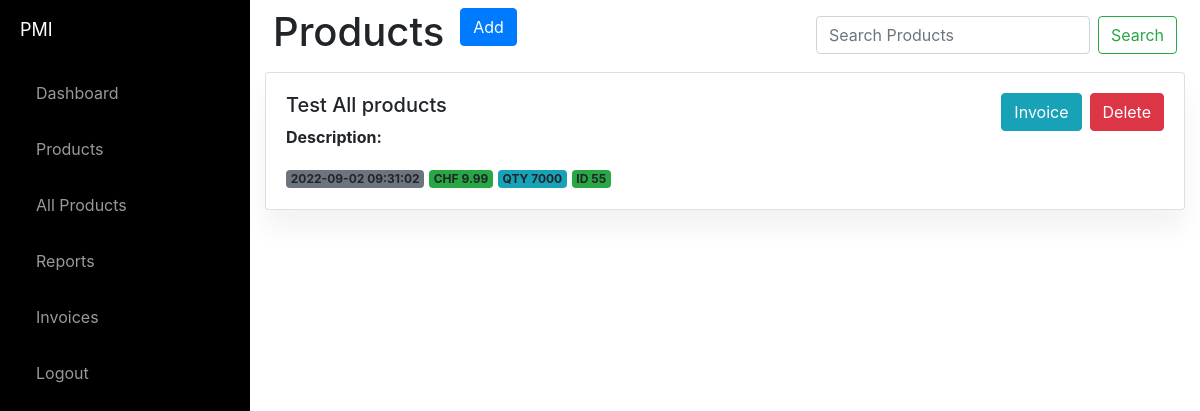
Page / (signed in) on the earlier database version.
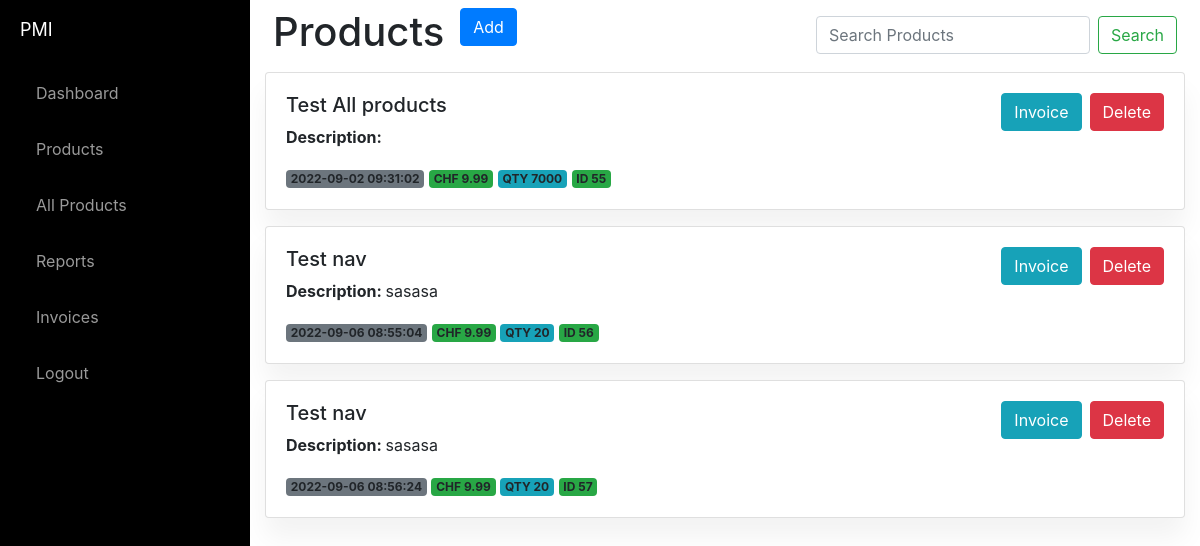
Same page on the later database version.
### website/models.py (models this page shows)
class Product(db.Model):
    id = db.Column(db.Integer, primary_key=True)
    product_name = db.Column(db.String(150))
    description = db.Column(db.String(10000))
    price = db.Column(db.Float)
    qty = db.Column(db.Integer)
    date = db.Column(db.DateTime(timezone=True), default=func.now())
    user_id = db.Column(db.Integer, db.ForeignKey('user.id'))

### website/views.py (the view, shortened to what this page needs)
@views.route('/', methods=['GET', 'POST'])
@login_required
def home():
    return render_template("home.html", user=current_user)

### website/templates/home.html (shortened to what this page needs)
{% extends "base.html" %} {% block title %}Home{% endblock %} {% block content%}
<div class="d-flex">
  <div class="p-2">
    <h1>Products</h1>
  </div>
  <div class="p-2">
    <button type="button" class="btn btn-primary" data-toggle="modal" data-target="#exampleModal">
      Add
    </button>
  </div>
  <div class="ml-auto p-2">
    <form class="form-inline my-2 my-lg-10 ">
      <input class="form-control mr-sm-2" type="search" placeholder="Search Products" aria-label="Search">
      <button class="btn btn-outline-success my-2 my-sm-0" type="submit">Search</button>
    </form>
  </div>
</div>
{% for product in user.product %}
<div class="card mb-3">
  <div class="card-body">
    <div class="d-flex flex-column flex-lg-row">
      <div class="row flex-fill">
        <div class="col-sm-5 ">
          <h4 class="h5">{{ product.product_name }}</h4>
          <p class="p"> <strong>Description: </strong> {{ product.description }}</p>
          <span class="badge bg-secondary">{{ product.date }}</span> <span class="badge bg-success">CHF {{ product.price}}</span>
          <span class="badge bg-info">QTY {{ product.qty }}</span> <span class="badge bg-success">ID {{ product.id }}</span>
        </div>
        <div class="col-sm-7 text-lg-end clearfix ">
          <a href="#" class="btn btn-danger float-right ml-2 stretched-link"
            onClick="deleteProduct('{{ product.id }}')">Delete</a>
            <a href="#" class="btn btn-info float-right ml-2 stretched-link"
            onClick="deleteProduct('{{ product.id }}')">Invoice</a>
        </div>
      </div>
    </div>
  </div>
</div>
{% endfor %}
<form method="POST">
  <br />
  {% endblock %}

Differences in the rows shown:
added Product: product_name "Test nav", description "sasasa", date "2022-09-06 08:55:04", price "9.99", qty "20", id "56"
added Product: product_name "Test nav", description "sasasa", date "2022-09-06 08:56:24", price "9.99", qty "20", id "57"
